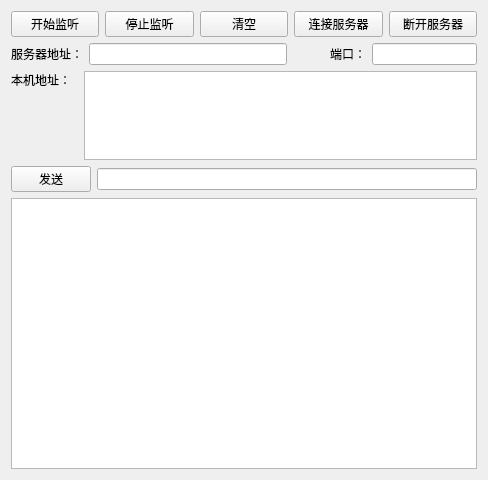
<?xml version="1.0" encoding="UTF-8"?>
<ui version="4.0">
 <class>Widget</class>
 <widget class="QWidget" name="Widget">
  <property name="geometry">
   <rect>
    <x>0</x>
    <y>0</y>
    <width>488</width>
    <height>480</height>
   </rect>
  </property>
  <property name="windowTitle">
   <string>Widget</string>
  </property>
  <layout class="QVBoxLayout" name="verticalLayout_4" stretch="4,6">
   <item>
    <layout class="QVBoxLayout" name="verticalLayout_3">
     <item>
      <layout class="QVBoxLayout" name="verticalLayout_2">
       <item>
        <layout class="QHBoxLayout" name="horizontalLayout">
         <item>
          <widget class="QPushButton" name="pushButton_start_listen">
           <property name="text">
            <string>开始监听</string>
           </property>
          </widget>
         </item>
         <item>
          <widget class="QPushButton" name="pushButton_stop_listen">
           <property name="text">
            <string>停止监听</string>
           </property>
          </widget>
         </item>
         <item>
          <widget class="QPushButton" name="pushButton_clear">
           <property name="text">
            <string>清空</string>
           </property>
          </widget>
         </item>
         <item>
          <widget class="QPushButton" name="pushButton_connect">
           <property name="text">
            <string>连接服务器</string>
           </property>
          </widget>
         </item>
         <item>
          <widget class="QPushButton" name="pushButton_disconnect">
           <property name="text">
            <string>断开服务器</string>
           </property>
          </widget>
         </item>
        </layout>
       </item>
       <item>
        <layout class="QHBoxLayout" name="horizontalLayout_5" stretch="6,4">
         <item>
          <layout class="QHBoxLayout" name="horizontalLayout_2">
           <item>
            <widget class="QLabel" name="label">
             <property name="text">
              <string>服务器地址：</string>
             </property>
            </widget>
           </item>
           <item>
            <widget class="QLineEdit" name="lineEdit_ip"/>
           </item>
          </layout>
         </item>
         <item>
          <layout class="QHBoxLayout" name="horizontalLayout_3">
           <item>
            <spacer name="horizontalSpacer">
             <property name="orientation">
              <enum>Qt::Horizontal</enum>
             </property>
             <property name="sizeHint" stdset="0">
              <size>
               <width>40</width>
               <height>20</height>
              </size>
             </property>
            </spacer>
           </item>
           <item>
            <widget class="QLabel" name="label_2">
             <property name="text">
              <string>端口：</string>
             </property>
            </widget>
           </item>
           <item>
            <widget class="QLineEdit" name="lineEdit_port"/>
           </item>
          </layout>
         </item>
        </layout>
       </item>
       <item>
        <layout class="QHBoxLayout" name="horizontalLayout_4" stretch="1,1,60">
         <item>
          <layout class="QVBoxLayout" name="verticalLayout">
           <item>
            <widget class="QLabel" name="label_3">
             <property name="text">
              <string>本机地址：</string>
             </property>
            </widget>
           </item>
           <item>
            <spacer name="verticalSpacer">
             <property name="orientation">
              <enum>Qt::Vertical</enum>
             </property>
             <property name="sizeHint" stdset="0">
              <size>
               <width>20</width>
               <height>40</height>
              </size>
             </property>
            </spacer>
           </item>
          </layout>
         </item>
         <item>
          <spacer name="horizontalSpacer_2">
           <property name="orientation">
            <enum>Qt::Horizontal</enum>
           </property>
           <property name="sizeHint" stdset="0">
            <size>
             <width>40</width>
             <height>20</height>
            </size>
           </property>
          </spacer>
         </item>
         <item>
          <widget class="QTextBrowser" name="textBrowser_IP"/>
         </item>
        </layout>
       </item>
      </layout>
     </item>
     <item>
      <layout class="QHBoxLayout" name="horizontalLayout_6">
       <item>
        <widget class="QPushButton" name="pushButton_send">
         <property name="text">
          <string>发送</string>
         </property>
        </widget>
       </item>
       <item>
        <widget class="QLineEdit" name="lineEdit_message"/>
       </item>
      </layout>
     </item>
    </layout>
   </item>
   <item>
    <widget class="QTextBrowser" name="textBrowser_message"/>
   </item>
  </layout>
 </widget>
 <layoutdefault spacing="6" margin="11"/>
 <resources/>
 <connections/>
</ui>
